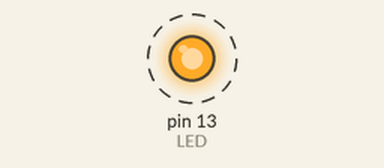
A sketch run on a simulated Arduino Uno, built with avr-gcc and run on an emulated ATmega328P. On the bench: output pins drawn as LEDs (lit = HIGH). Dashed ring = blinking.

Above: at 0.2 s.
Timing chart, 0 to 3.0 s (numbered marks = the images above):
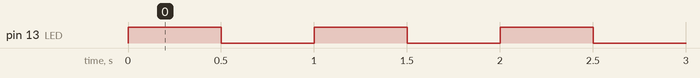

Measured:
- by itself, pin 13 (LED): alternates HIGH for 0.50 s and LOW for 0.50 s

The sketch:

3.1.1.ino
```cpp
#define LED PB5   // Pin 13 = Port B, Bit 5

void setup() {
  // Set PB5 (LED pin) as output
  DDRB |= (1 << LED);
}

void loop() {
  PORTB = 0b00100000;  // LED ON (PB5 = 1, others = 0)
  delay(500);
  PORTB = 0b00000000;  // LED OFF (all Port B = 0)
  delay(500);

}
```
